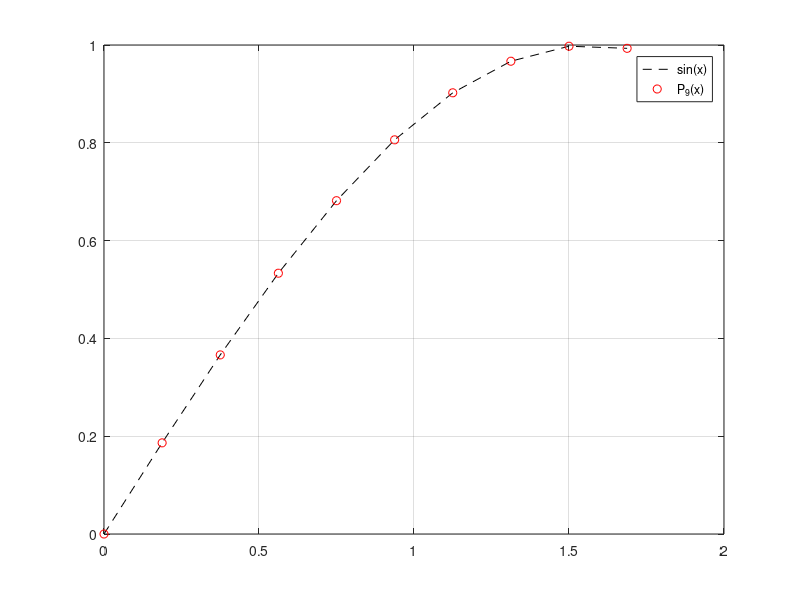
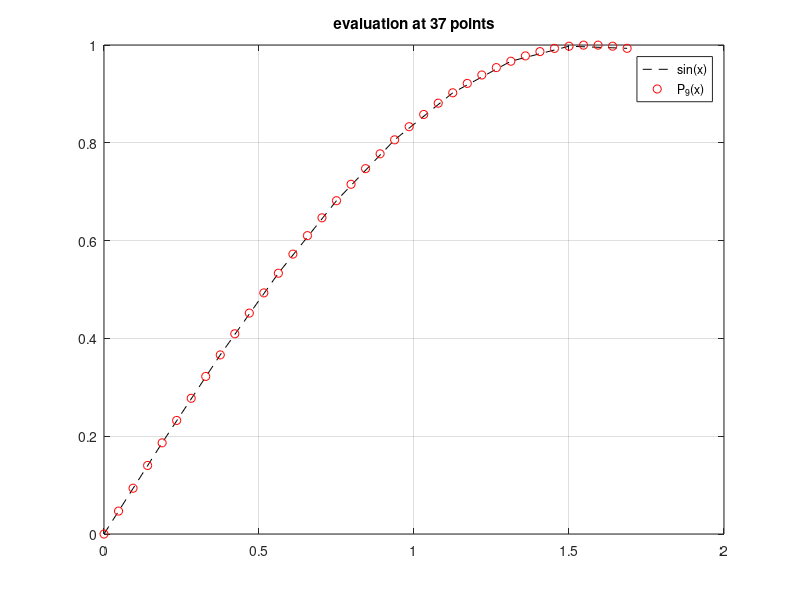
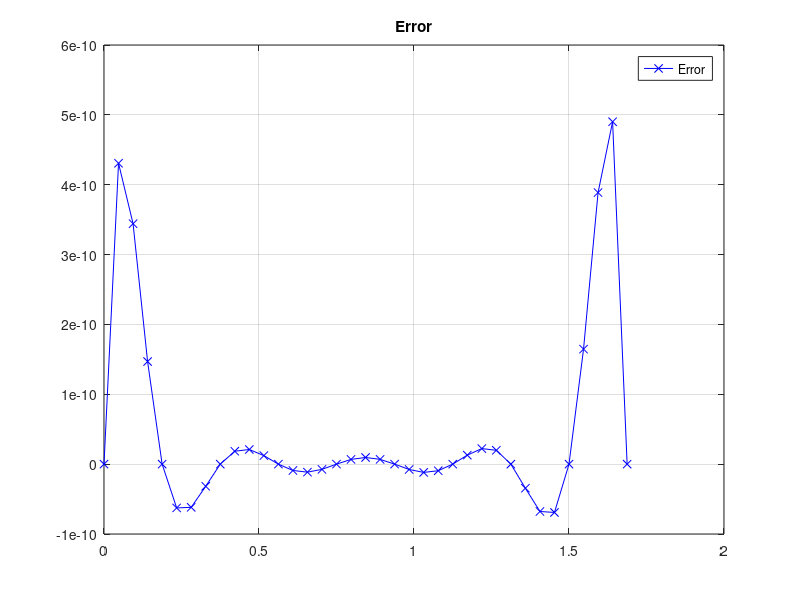

MATLAB code for these plots, in order:
%Plotting Sin(x) vs the interpolating Po for Sin(x)
%using 10 equally spaced nodes.
clear All all
a=0;
b=1.6875;
nodes1=10;
h=(b-a)/(nodes1-1);
x=[a:h:b];
y=sin(x);

%polynomial interpolation built-in function
coefficients=polyfit(x,y,nodes1-1);  %compute the coeff of poly with degree (nodes-1).
P=polyval(coefficients,x);

figure(1);
plot(x,y,'k--',x,P,'ro')
legend('sin(x)','P_9(x)')
grid on


%Next task was to evaluate at 37 points
a=0;
b=1.6875;
nodes2=37;
h=(b-a)/(nodes2-1);
x2=[a:h:b];


%polynomial interpolation built-in function
P37=polyval(coefficients,x2);

figure(2);
plot(x,y,'k--',x2,P37,'ro')
legend('sin(x)','P_{9}(x)')
title('evaluation at 37 points')
grid on


figure(3);
plot(x2,sin(x2)-P37,'bx-')
legend('Error')
title('Error')
%axis([a b -10^(-6) 10^(-6)])
grid on
